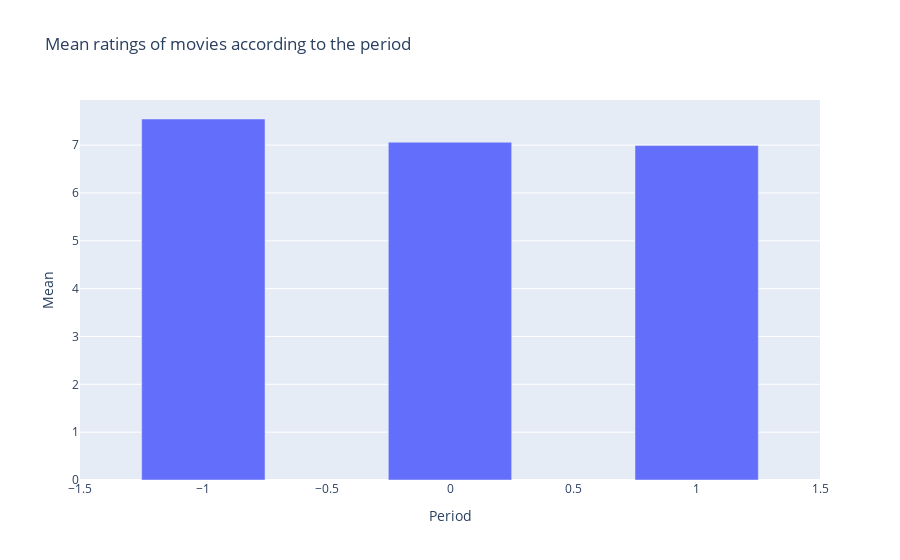

Here is the notebook cell this chart was saved with:
### Code cell
fig = go.Figure(data=go.Bar(x=[-1, 0, 1], y=[mean_before, mean_during, mean_after]))

fig.update_layout(
    title='Mean ratings of movies according to the period',
    xaxis=dict(title='Period'),
    yaxis=dict(title='Mean'),
    bargap = 0.5
)

fig.show()

### Figure 1 — Plotly figure (JSON) as saved in the notebook; plotly's stock layout.template omitted (floating-point values rounded to 4 significant figures)
{"data": [{"type": "bar", "x": [-1, 0, 1], "y": [7.546, 7.06, 6.991]}], "layout": {"bargap": 0.5, "title": {"text": "Mean ratings of movies according to the period"}, "xaxis": {"title": {"text": "Period"}}, "yaxis": {"title": {"text": "Mean"}}}}
